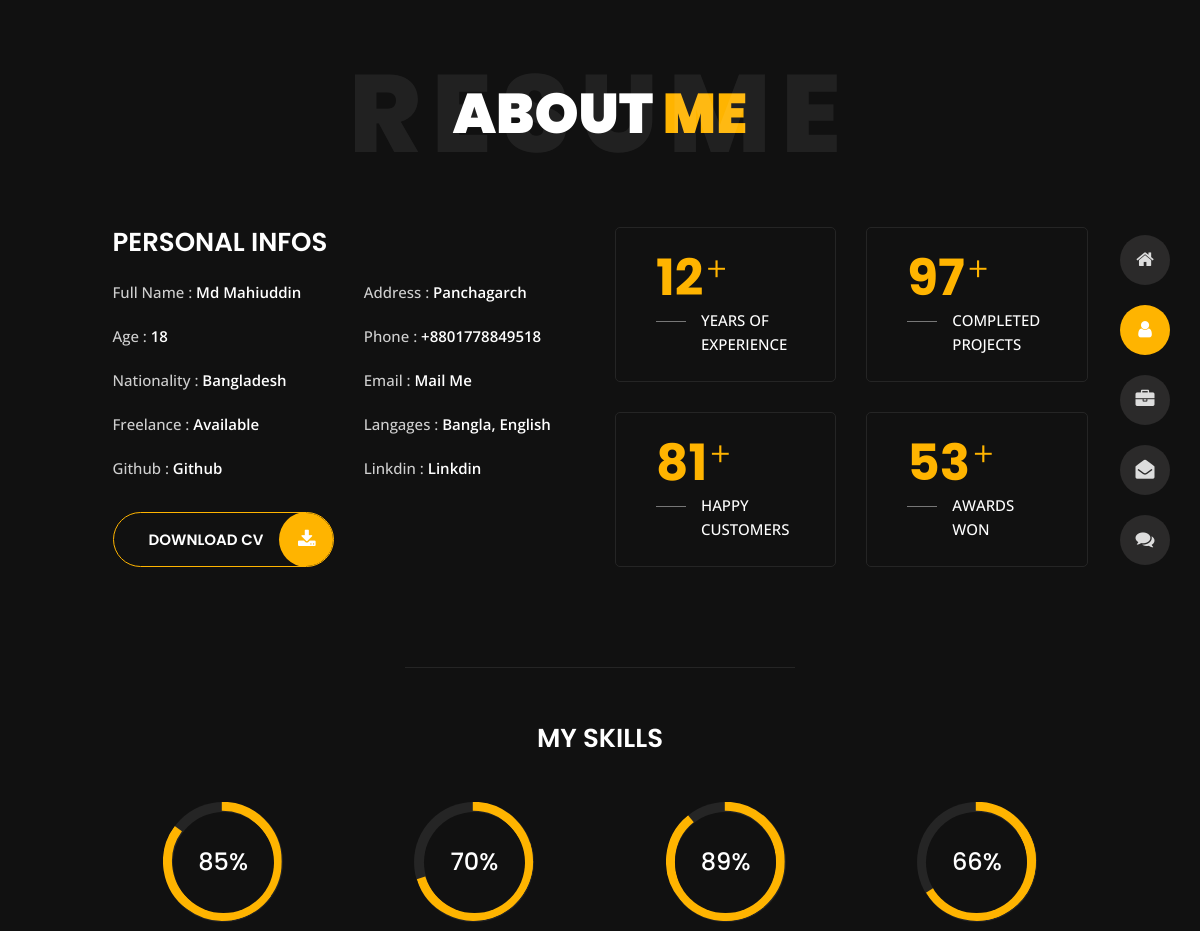
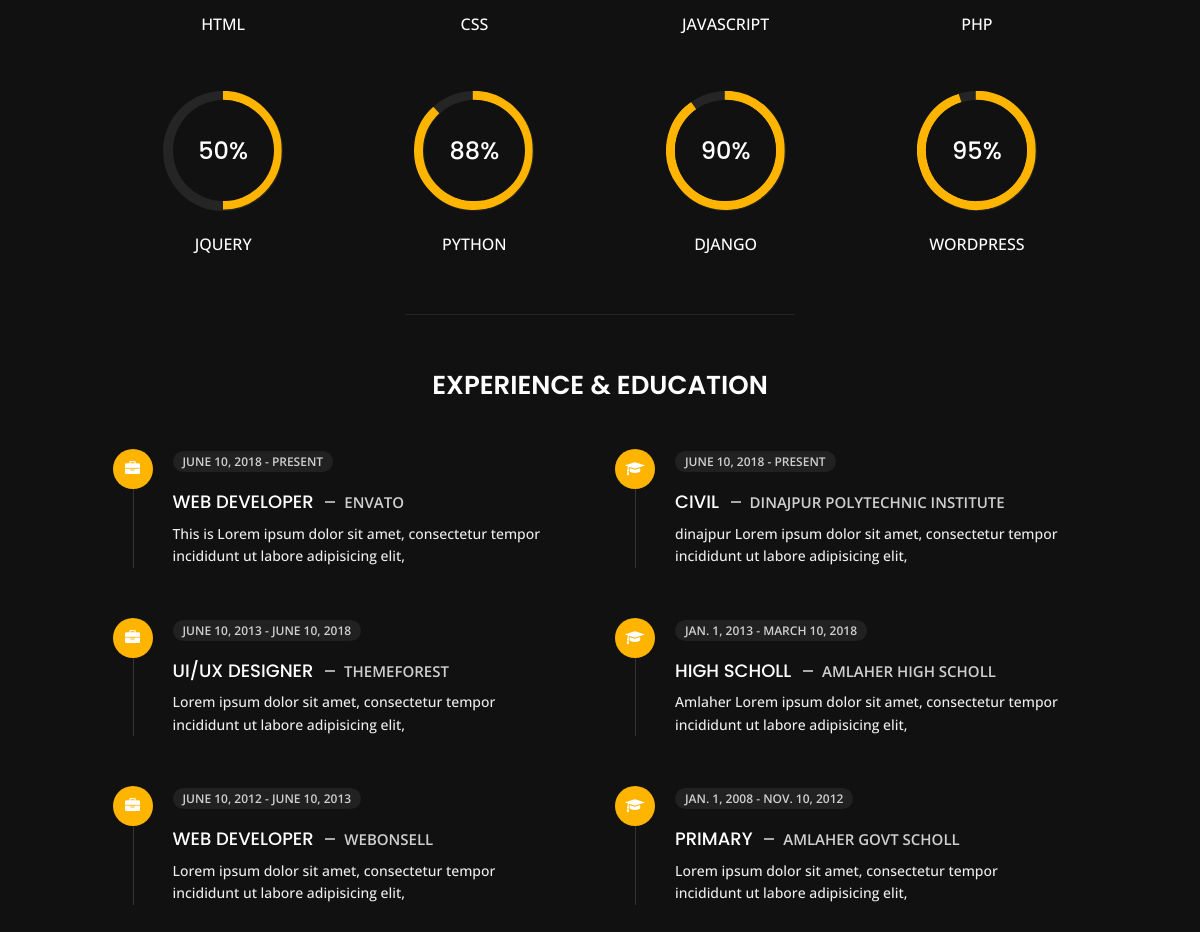
The page /about/ on the database its author committed (2 pictures, top to bottom).
### About/models.py (models this page shows, shortened)
class AuthorPeronal(models.Model):
    FullName = models.CharField(max_length=50, default='Md Mahiuddin')
    Address  = models.CharField(max_length=50, default='Panchagarch')
    Phone = models.CharField(max_length=50, default='+8801')
    Email = models.CharField(max_length=50, default=' @gmail.com')
    Github = models.CharField(max_length=150)
    Linkdin = models.CharField(max_length=150)
    BrithInfo = models.DateField()
    Nationality  = models.CharField(max_length=50,default='Bangladesh')
    Langages = models.CharField(max_length=50)
    availableinfo = models.OneToOneField(Isavailable, on_delete=models.CASCADE)
    shortDesc = models.TextField(max_length=500, default='')
    def age(self):
        import datetime
        return int((datetime.date.today() - self.BrithInfo).days / 365.25)

class Isavailable(models.Model):
    availableinfo = models.CharField(max_length=50)
    def __str__(self):
        return self.availableinfo

class Boxes(models.Model):
    Number = models.IntegerField()
    FlineText = models.CharField(max_length=50)
    LlineText = models.CharField(max_length=50)

class Skills(models.Model):
    SkillName = models.CharField(max_length=50)
    SkillPercen = models.IntegerField()

class Expreance(models.Model):
    CompanyName = models.CharField(max_length=50)
    Role = models.CharField(max_length=50)
    Joindate = models.DateField(auto_now=False, auto_now_add=False)
    METADATA_FIELD_TYPE = (
        ('0', 'Present'),
        ('1', 'End date'),
    )
    fieldtype = models.CharField(max_length=1, choices=METADATA_FIELD_TYPE, default=0)
    Present = models.CharField(max_length=50, blank=True, null= True)
    Lastdate = models.DateField(auto_now=False, auto_now_add=False, blank=True, null= True)
    shortDec = models.TextField(max_length=250,default='')

class Education(models.Model):
    schoolName = models.CharField(max_length=150)
    degreeName = models.CharField(max_length=50)
    Joindate = models.DateField(auto_now=False, auto_now_add=False)
    METADATA_FIELD_TYPE = (
        ('0', 'Present'),
        ('1', 'End date'),
    )
    fieldtype = models.CharField(max_length=1, choices=METADATA_FIELD_TYPE, default=0)
    Present = models.CharField(max_length=50, blank=True, null= True)
    Lastdate = models.DateField(auto_now=False, auto_now_add=False, blank=True, null= True)
    shortDec = models.TextField(max_length=250,default='')

### About/views.py (the view)
# urls.py: path('',views.AboutView.as_view(), name='About' )
class AboutView(TemplateView):
    template_name = "about.html"
    def get_context_data(self, **kwargs):
        context = super().get_context_data(**kwargs)
        boxes = Boxes.objects.all()
        skills = Skills.objects.all()
        expreance = Expreance.objects.all()
        education = Education.objects.all()
        context["boxes"] = boxes
        context["skills"] = skills
        context["expreance"] = expreance
        context["education"] = education
        return context

### Home/context_processors.py (called while the page is built)
def Author(request):
    try:
        authorPeronal = AuthorPeronal.objects.get(FullName='Md Mahiuddin')
        return {'authorPeronal':authorPeronal}
    except Exception:
        authorPeronal = ''
        return {'authorPeronal':authorPeronal}

def Cv(request):
    try:
        cv = CvUpload.objects.get(name='Md Mahiuddin')
        return {'cv':cv}
    except Exception:
        cv = ''
        return {'cv':cv}

### templates/about.html (shortened to what this page needs)
{% extends 'base.html' %} {% block main %} about {% endblock main %}
{% block aboutactive %} active {% endblock aboutactive %}
{% load static %}
{% block body %}
<section
  class="
    title-section
    text-left text-sm-center
    revealator-slideup revealator-once revealator-delay1
  "
>
  <h1>ABOUT <span>ME</span></h1>
  <span class="title-bg">Resume</span>
</section>
<section
  class="main-content revealator-slideup revealator-once revealator-delay1"
>
  <div class="container">
    <div class="row">
      <div class="col-12 col-lg-5 col-xl-6">
        <div class="row">
          <div class="col-12">
            <h3 class="text-uppercase custom-title mb-0 ft-wt-600">
              personal infos
            </h3>
          </div>
          <div class="col-6">
            <ul class="about-list list-unstyled open-sans-font">
              <li>
                <span class="title">full name :</span>
                <span
                  class="
                    value
                    d-block d-sm-inline-block d-lg-block d-xl-inline-block
                  "
                  >{{ authorPeronal.FullName }}
                </span>
              </li>
              <li>
                <span class="title">Age :</span>
                <span
                  class="
                    value
                    d-block d-sm-inline-block d-lg-block d-xl-inline-block
                  "
                >
                  {{ authorPeronal.age }}
                </span>
              </li>
              <li>
                <span class="title">Nationality :</span>
                <span
                  class="
                    value
                    d-block d-sm-inline-block d-lg-block d-xl-inline-block
                  "
                  >{{ authorPeronal.Nationality }}</span
                >
              </li>
              <li>
                <span class="title">Freelance :</span>
                <span
                  class="
                    value
                    d-block d-sm-inline-block d-lg-block d-xl-inline-block
                  "
                  >{{ authorPeronal.availableinfo }}</span
                >
              </li>
              <li>
                <span class="title">Github :</span>
                <span
                  class="
                    value
                    d-block d-sm-inline-block d-lg-block d-xl-inline-block
                  "
                  ><a target="_blank" href="{{ authorPeronal.Github }}"
                    >Github</a
                  ></span
                >
              </li>
            </ul>
          </div>
          <div class="col-6">
            <ul class="about-list list-unstyled open-sans-font">
              <li>
                <span class="title">Address :</span>
                <span
                  class="
                    value
                    d-block d-sm-inline-block d-lg-block d-xl-inline-block
                  "
                  >{{ authorPeronal.Address }}</span
                >
              </li>
              <li>
                <span class="title">phone :</span>
                <span
                  class="
                    value
                    d-block d-sm-inline-block d-lg-block d-xl-inline-block
                  "
                >
                  <a href="tel:{{ authorPeronal.Phone }}"
                    >{{ authorPeronal.Phone }}</a
                  >
                </span>
              </li>
              <li>
                <span class="title">Email :</span>
                <span
                  class="
                    value
                    d-block d-sm-inline-block d-lg-block d-xl-inline-block
                  "
                >
                  <a href="mailto: {{ authorPeronal.Email }}">Mail Me</a>
                </span>
              </li>
              <li>
                <span class="title">langages :</span>
                <span
                  class="
                    value
                    d-block d-sm-inline-block d-lg-block d-xl-inline-block
                  "
                  >{{ authorPeronal.Langages }}</span
                >
              </li>
              <li>
                <span class="title">Linkdin :</span>
                <span
                  class="
                    value
                    d-block d-sm-inline-block d-lg-block d-xl-inline-block
                  "
                  ><a target="_blank" href="{{ authorPeronal.Linkdin }}"
                    >Linkdin</a
                  ></span
                >
              </li>
            </ul>
          </div>
          {% if cv %}
          <div class="col-12 mt-3">
            <a class="button" href="{{ cv.mycv.url }}" download>
              <span class="button-text">Download CV</span>
              <span class="button-icon fa fa-download"></span>
            </a>
          </div>
          {% else %}
          <div class="col-12 mt-3">
            <a class="button" href="#" download>
              <span class="button-text">Download CV</span>
              <span class="button-icon fa fa-download"></span>
            </a>
          </div>
          {% endif %}
        </div>
      </div>
      <div class="col-12 col-lg-7 col-xl-6 mt-5 mt-lg-0">
        <div class="row">
          {% for i in boxes %}
          <div class="col-6">
            <div class="box-stats with-margin">
              <h3 class="poppins-font position-relative">{{i.Number}}</h3>
              <p class="open-sans-font m-0 position-relative text-uppercase">
                {{ i.FlineText }}
                <span class="d-block"> {{ i.LlineText }} </span>
              </p>
            </div>
          </div>
          {% endfor %}
        </div>
      </div>
    </div>
    <hr class="separator" />
    <div class="row">
      <div class="col-12">
        <h3
          class="
            text-uppercase
            pb-4 pb-sm-5
            mb-3 mb-sm-0
            text-left text-sm-center
            custom-title
            ft-wt-600
          "
        >
          My Skills
        </h3>
      </div>
      {% for i in skills %}
      <div class="col-6 col-md-3 mb-3 mb-sm-5">
        <div class="c100 p{{ i.SkillPercen }}">
          <span>{{ i.SkillPercen }}%</span>
        </div>
        <h6 class="text-uppercase open-sans-font text-center mt-2 mt-sm-4">
          {{ i.SkillName }}
        </h6>
      </div>
      {% endfor %}
    </div>
    <hr class="separator mt-1" />
    <div class="row">
      <div class="col-12">
        <h3
          class="
            text-uppercase
            pb-5
            mb-0
            text-left text-sm-center
            custom-title
            ft-wt-600
          "
        >
          Experience <span>&</span> Education
        </h3>
      </div>
      <div class="col-lg-6 m-15px-tb">
        <div class="resume-box">
          <ul>
            {% for i in expreance %}
            <li>
              <div class="icon">
                <i class="fa fa-briefcase"></i>
              </div>
              <span class="time open-sans-font text-uppercase">
                {{ i.Joindate }} - {% if i.Present %} {{ i.Present }} {% else %}
                {{ i.Lastdate }} {% endif %}
              </span>
              <h5 class="poppins-font text-uppercase">
                {{ i.Role }}
                <span class="place open-sans-font">{{ i.CompanyName }}</span>
              </h5>
              <p class="open-sans-font">{{ i.shortDec }}</p>
            </li>
            {% endfor %}
          </ul>
        </div>
      </div>
      <div class="col-lg-6 m-15px-tb">
        <div class="resume-box">
          <ul>
            {% for i in education %}
            <li>
              <div class="icon">
                <i class="fa fa-graduation-cap"></i>
              </div>
              <span class="time open-sans-font text-uppercase">
                {{ i.Joindate }} - {% if i.Present %} {{ i.Present }} {% else %}
                {{ i.Lastdate }} {% endif %}
              </span>
              <h5 class="poppins-font text-uppercase">
                {{ i.degreeName }}
                <span class="place open-sans-font">{{ i.schoolName }}</span>
              </h5>
              <p class="open-sans-font">{{ i.shortDec }}</p>
            </li>
            {% endfor %}
          </ul>
        </div>
      </div>
    </div>
  </div>
</section>
{% endblock body %}

### static/css/circle.css (style rules this page uses)
.c100 { position: relative; font-size: 120px; width: 1em; height: 1em; border-radius: 50%; float: left; margin: 0 0.1em 0.1em 0; background-color: #cccccc; }
.c100 *, .c100 *:before, .c100 *:after { -webkit-box-sizing: content-box; -moz-box-sizing: content-box; box-sizing: content-box; }
.c100 > span { position: absolute; width: 100%; z-index: 1; left: 0; top: 0; width: 5em; line-height: 5em; font-size: 0.2em; color: #cccccc; display: block; text-align: center; white-space: nowrap; -webkit-transition-property: all; -moz-transition-property: all; -o-transition-property: all; transition-property: all; -webkit-transition-duration: 0.2s; -moz-transition-duration: 0.2s; -o-transition-duration: 0.2s; transition-duration: 0.2s; -webkit-transition-timing-function: ease-out; -moz-transition-timing-function: ease-out; -o-transition-timing-function: ease-out; transition-timing-function: ease-out; }
.c100:after { position: absolute; top: 0.08em; left: 0.08em; display: block; content: " "; border-radius: 50%; background-color: #f5f5f5; width: 0.84em; height: 0.84em; -webkit-transition-property: all; -moz-transition-property: all; -o-transition-property: all; transition-property: all; -webkit-transition-duration: 0.2s; -moz-transition-duration: 0.2s; -o-transition-duration: 0.2s; transition-duration: 0.2s; -webkit-transition-timing-function: ease-in; -moz-transition-timing-function: ease-in; -o-transition-timing-function: ease-in; transition-timing-function: ease-in; }

### static/css/yellow.css (style rules this page uses)
.home h1, .about .box-stats h3, .title-section h1 span, #menu li.active a, body.light #menu li.active a, .blog .post-container:hover .post-content .entry-header h3 a, .blog .post-content .entry-header h3 a:hover, .contact .custom-span-contact i, .portfolio .slideshow figcaption h3, .portfolio .slideshow a, .portfolio .grid figure:hover figcaption, .blog-post .meta i { color: #ffb400; }
.home .home-details h1:before, .about .resume-box .icon, .contact ul.social li a:hover, body.light.contact ul.social li a:hover, .preloader .loader, .blog .page-link:hover, .blog .page-item.active .page-link, body.light.blog .page-link:hover, body.light.blog .page-item.active .page-link, .portfolio .grid li figure div, .header ul.icon-menu li.icon-box.active, .header ul.icon-menu li.icon-box:hover, body.light .header ul.icon-menu li.icon-box.active, body.light .header ul.icon-menu li.icon-box:hover, .btn, .header .icon-box h2, .home .color-block, .title-section hr, .portfolio .slideshow .carousel-indicators li.active, .button:before, .button-icon { background-color: #ffb400; }
.contact .contactform input[type=text]:focus, .contact .contactform input[type=email]:focus, .contact .contactform textarea:focus, body.light.contact .contactform input[type=text]:focus, body.light.contact .contactform input[type=email]:focus, body.light.contact .contactform textarea:focus, .blog .page-item.active .page-link, .blog .page-link:hover, body.light.blog .page-item.active .page-link, body.light.blog .page-link:hover, .button { border: 1px solid #ffb400; }

### rows shown on the page
AuthorPeronal: FullName "Md Mahiuddin", age "18", Nationality "Bangladesh", availableinfo "Available", Address "Panchagarch", Phone "+8801778849518", Langages "Bangla, English"
Boxes: Number "12", FlineText "YEARS OF", LlineText "EXPERIENCE"
Boxes: Number "97", FlineText "COMPLETED", LlineText "PROJECTS"
Boxes: Number "81", FlineText "HAPPY", LlineText "CUSTOMERS"
Boxes: Number "53", FlineText "AWARDS", LlineText "WON"
Skills: SkillPercen "85", SkillName "HTML"
Skills: SkillPercen "70", SkillName "CSS"
Skills: SkillPercen "89", SkillName "JAVASCRIPT"
Skills: SkillPercen "66", SkillName "PHP"
Skills: SkillPercen "50", SkillName "JQUERY"
Skills: SkillPercen "88", SkillName "PYTHON"
Skills: SkillPercen "90", SkillName "DJANGO"
Skills: SkillPercen "95", SkillName "WORDPRESS"
Expreance: Joindate "JUNE 10, 2018", Present "PRESENT", Role "WEB DEVELOPER", CompanyName "ENVATO", shortDec "This is Lorem ipsum dolor sit amet, consectetur tempor incididunt ut labore adipisicing elit,"
Expreance: Joindate "JUNE 10, 2013", Lastdate "JUNE 10, 2018", Role "UI/UX DESIGNER", CompanyName "THEMEFOREST", shortDec "Lorem ipsum dolor sit amet, consectetur tempor incididunt ut labore adipisicing elit,"
Expreance: Joindate "JUNE 10, 2012", Lastdate "JUNE 10, 2013", Role "WEB DEVELOPER", CompanyName "WEBONSELL", shortDec "Lorem ipsum dolor sit amet, consectetur tempor incididunt ut labore adipisicing elit,"
Education: Joindate "JUNE 10, 2018", Present "PRESENT", degreeName "CIVIL", schoolName "DINAJPUR POLYTECHNIC INSTITUTE", shortDec "dinajpur Lorem ipsum dolor sit amet, consectetur tempor incididunt ut labore adipisicing elit,"
Education: Joindate "JAN. 1, 2013", Lastdate "MARCH 10, 2018", degreeName "HIGH SCHOLL", schoolName "AMLAHER HIGH SCHOLL", shortDec "Amlaher Lorem ipsum dolor sit amet, consectetur tempor incididunt ut labore adipisicing elit,"
Education: Joindate "JAN. 1, 2008", Lastdate "NOV. 10, 2012", degreeName "PRIMARY", schoolName "AMLAHER GOVT SCHOLL", shortDec "Lorem ipsum dolor sit amet, consectetur tempor incididunt ut labore adipisicing elit,"
